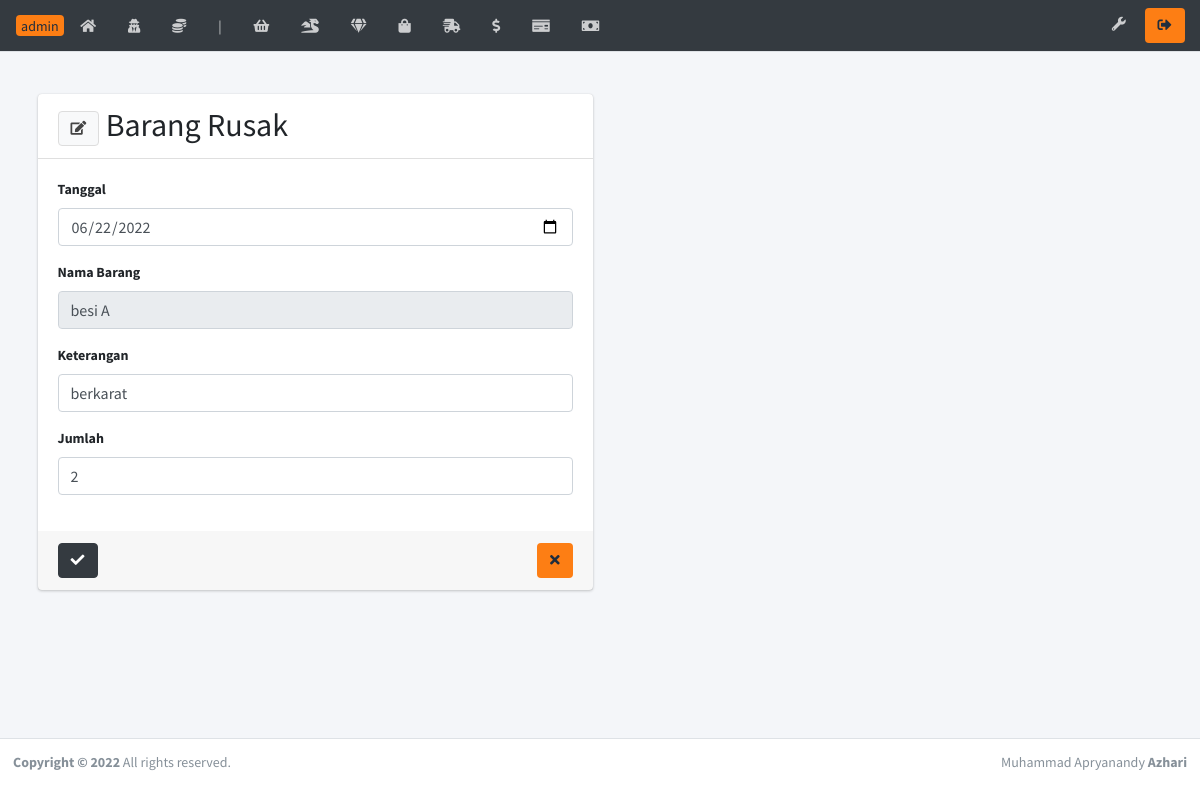
The page /brs46/barangrusak_edit.php?idbarangrusak=2 on the database its author committed.
### tables this page shows
CREATE TABLE `barangrusak` (
  `idbarangrusak` int(11) NOT NULL,
  `idbarang` int(11) NOT NULL,
  `tgl` date NOT NULL,
  `kuantiti` int(5) NOT NULL,
  `ket` text NOT NULL
);

CREATE TABLE `barang` (
  `idbarang` int(5) NOT NULL,
  `kode` varchar(10) NOT NULL,
  `namabarang` varchar(80) NOT NULL,
  `jenis` varchar(50) NOT NULL,
  `jumlah` int(5) NOT NULL,
  `harga` double NOT NULL,
  `berat` varchar(5) NOT NULL
);

### brs46/barangrusak_edit.php (the view, shortened to what this page needs)
<?php require('headernya.php');
	$idbarangrusak = $_GET['idbarangrusak'];
	$query = mysqli_query($kon, "SELECT * FROM barangrusak INNER JOIN barang ON barangrusak.idbarang = barang.idbarang WHERE idbarangrusak = '$idbarangrusak'");
	$data  = mysqli_fetch_array($query);
?>
  <div class="content-wrapper">
    <br><br>
    <section class="content">
      <div class="container">
        <div class="row">
          <div class="col-md-6 col-sm-12">
            <div class="card">
              <div class="card-header">
                <h2 style="display:inline;"><button class="btn btn-default" type="button" data-toggle="tooltip" data-placement="bottom" title="Ubah"><i class="fas fa-edit"></i></button> Barang Rusak</h2>
              </div>
              <div class="card-body">
                <form action="" method="POST" autocomplete="off">
                  <div class="form-group">
                    <label>Tanggal</label>
                    <input type="date" class="form-control" name="tgl" value="<?= $data['tgl'] ?>">
                  </div>
                  <td>
                  <div class="form-group">
                    <label>Nama Barang</label>
                    <input type="text" class="form-control" name="namabarang" value="<?= $data['namabarang']?>" readonly>
                  </div>
                  <div class="form-group">
                    <label>Keterangan</label>
                    <input type="text" class="form-control" name="ket" value="<?= $data['ket'] ?>">
                  </div>
                  <div class="form-group">
                    <label>Jumlah</label>
                    <input type="number" class="form-control" name="kuantiti" value="<?= $data['kuantiti'] ?>">
                  </div>
                </div>
                <div class="card-footer">
                  <button type="submit" name="simpan" class="btn btn-dark" data-toggle="tooltip" data-placement="bottom" title="Simpan"><i class="fas fa-check"></i></button>
                  <button type="button" onclick="window.location='barangrusak.php';" data-toggle="tooltip" data-placement="bottom" title="Kembali" class="btn bg-orange float-right">
                    <i class="fas fa-times"></i></button>
                </div>
            	</div>
            </div>
        </div>
      </section>
  </div>
<?php require('footernya.php') ?>

### rows shown on the page
barangrusak: tgl "06/22/2022", namabarang "besi A", ket "berkarat", kuantiti "2"
